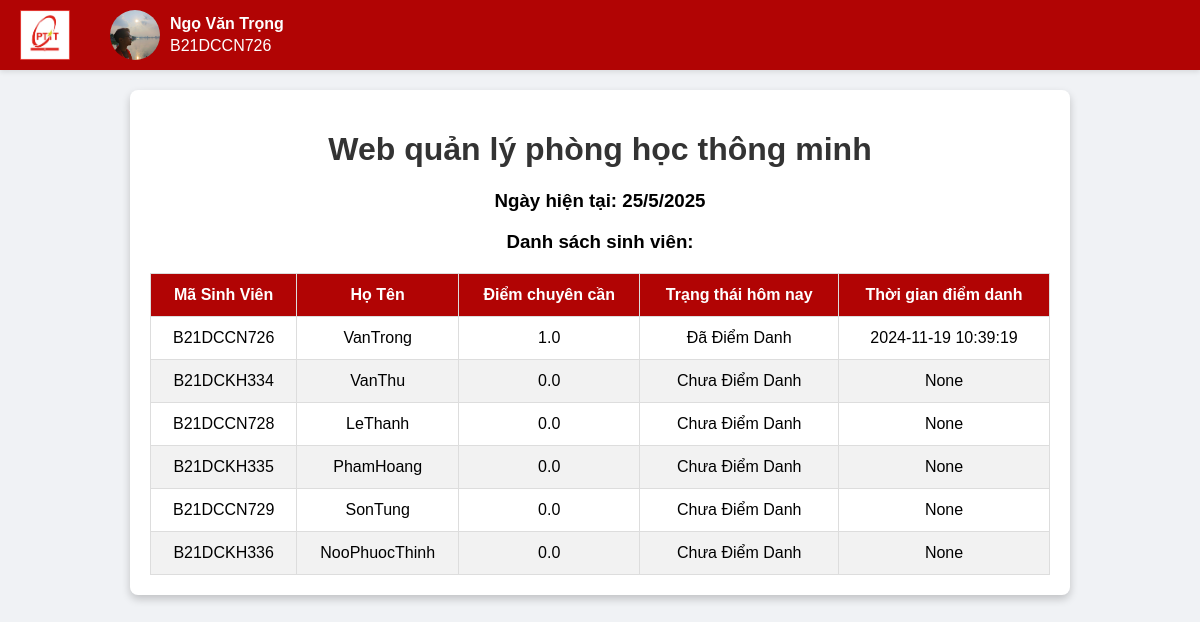
/students, run on the app's committed database.
### tables this page shows
CREATE TABLE students (
    student_code TEXT PRIMARY KEY,
    name TEXT NOT NULL,
    attendance_score REAL DEFAULT 0.0,
    attendance_status TEXT CHECK(attendance_status IN ('Đã Điểm Danh', 'Chưa Điểm Danh')) NOT NULL,
    attendance_time TEXT DEFAULT NULL
);

### src/app.py (the view)
@app.route('/students')
def students():
    try:
        conn = sqlite3.connect('students.db')
        cursor = conn.cursor()
        cursor.execute("SELECT student_code ,name, attendance_score, attendance_status ,attendance_time FROM students")
        students_list = cursor.fetchall()
        conn.close()
        return render_template('students.html', students=students_list)
    except sqlite3.Error as e:
        print(f"SQLite Error: {e}")
        return "Error fetching student data"

### src/templates/students.html (shortened to what this page needs)
<!DOCTYPE html>
<html lang="en">
<head>
</head>
<body>
<div class="header" id="header">
    <div class="logo">
        <a href="/">
            <img src="{{ url_for('static', filename='logo.png') }}" alt="Logo">
        </a>
    </div>
    <div class="user-info">
        <img src="{{ url_for('static', filename='l/avatar.jpg') }}" alt="Account Icon">
        <div class="account-details">
            <b><a href="https://www.facebook.com/ngovantrong1308?locale=vi_VN">Ngọ Văn Trọng</a></b>
            <a href="https://github.com/TrongNgoVan">B21DCCN726</a>
        </div>
    </div>
</div>
<div class="container">
    <h1>Web quản lý phòng học thông minh</h1>
    <h3 id="current-date">Ngày hiện tại: </h3>
    <h3>Danh sách sinh viên:</h3>
    <table class="students-table">
        <thead>
            <tr>
                <th>Mã Sinh Viên</th>
                <th>Họ Tên</th>
                <th>Điểm chuyên cần</th>
                <th>Trạng thái hôm nay</th>
                <th>Thời gian điểm danh</th>
            </tr>
        </thead>
        <tbody>
            {% for student in students %}
            <tr>
                <td>{{ student[0] }}</td>
                <td>{{ student[1] }}</td>
                <td>{{ student[2] }}</td>
                <td>{{ student[3] }}</td>
                <td>{{ student[4] }}</td>
            </tr>
            {% endfor %}
        </tbody>
    </table>
</div>
</body>
</html>

### src/templates/students.html (style rules this page uses)
body { font-family: Arial, sans-serif; display: flex; flex-direction: column; align-items: center; min-height: 100vh; margin: 0; background-color: #f0f2f5; }
.header { display: flex; justify-content: flex-start; align-items: center; width: 100%; padding: 10px 20px; background-color: #b10404; box-shadow: 0 2px 5px rgba(0, 0, 0, 0.1); box-sizing: border-box; }
.header .logo { margin-right: 20px; }
.header .logo img { height: 50px; vertical-align: middle; }
.header .user-info { display: flex; align-items: center; padding-left: 20px; }
.header .user-info img { height: 50px; width: 50px; border-radius: 50%; margin-right: 10px; object-fit: cover; }
.header .account-details { text-align: left; }
.header .account-details a { text-decoration: none; color: #fefefe; display: block; line-height: 1.4; }
.container { text-align: center; background-color: #fff; padding: 20px; border-radius: 8px; box-shadow: 0 4px 8px rgba(0, 0, 0, 0.2); margin-top: 20px; width: 80%; max-width: 900px; }
h1 { color: #333; }
.students-table { width: 100%; border-collapse: collapse; margin-top: 20px; }
.students-table th, .students-table td { padding: 12px; text-align: center; border: 1px solid #ddd; }
.students-table th { background-color: #b10404; color: #fff; }
.students-table tr:nth-child(even) { background-color: #f2f2f2; }

### data on the page
students: student_code "B21DCCN726", name "VanTrong", attendance_score "1.0", attendance_status "Đã Điểm Danh", attendance_time "2024-11-19 10:39:19"
students: student_code "B21DCKH334", name "VanThu", attendance_score "0.0", attendance_status "Chưa Điểm Danh", student "None"
students: student_code "B21DCCN728", name "LeThanh", attendance_score "0.0", attendance_status "Chưa Điểm Danh", student "None"
students: student_code "B21DCKH335", name "PhamHoang", attendance_score "0.0", attendance_status "Chưa Điểm Danh", student "None"
students: student_code "B21DCCN729", name "SonTung", attendance_score "0.0", attendance_status "Chưa Điểm Danh", student "None"
students: student_code "B21DCKH336", name "NooPhuocThinh", attendance_score "0.0", attendance_status "Chưa Điểm Danh", student "None"
